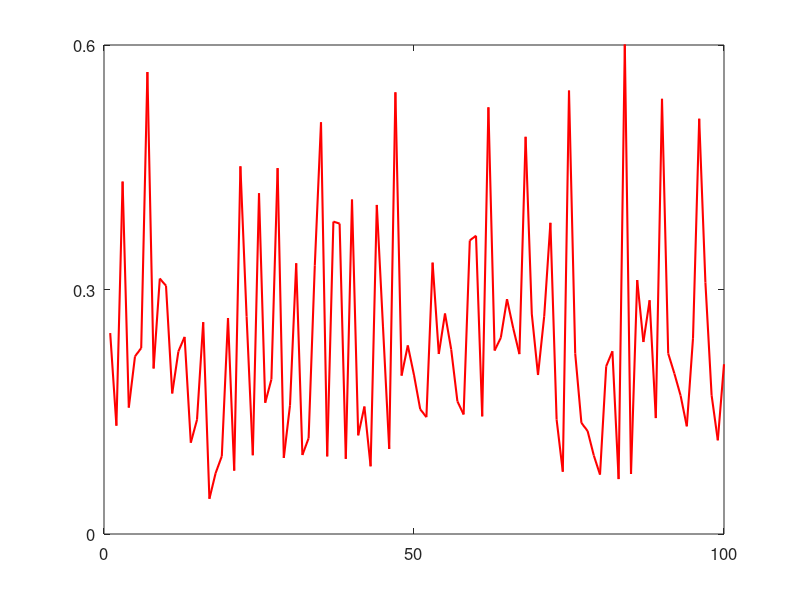

MATLAB code to generate this figure:

% This code plots different stochastic temperature dynamics following white noise 

T0 = 0.5; m = 0.25; w = 13*pi/20; envar = 1; tmax = 100; 

t = 1:1:tmax;
f = T0+m*sin(w*t);

X = envar.*randn(length(t),1); % White noise
sigm = 1./(1+exp(-X'));

Temp = f.*sigm;

figure(1)
plot(t,Temp,'r','LineWidth',1.5)
set(gca,'fontsize',12);
xlim([0 tmax])
xticks([0 50 100])
ylim([0 0.6])
yticks([0 0.3 0.6])